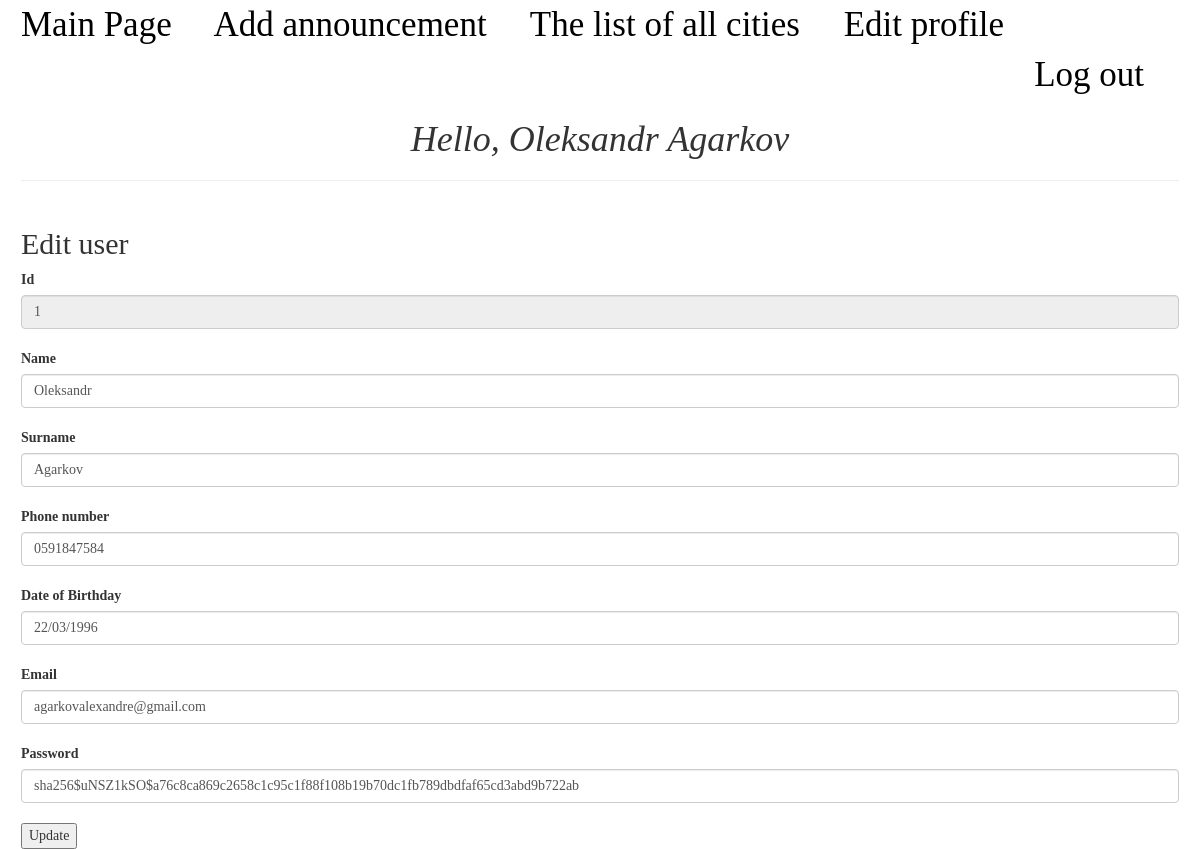
Page /user/edit/1 (signed in) on the committed database.
### models.py (models this page shows, shortened)
class Client(UserMixin, db.Model):
    __table_args__ = {'extend_existing': True}
    id = db.Column(db.INTEGER, primary_key=True)
    name = db.Column(db.String(50), nullable=False)
    surname = db.Column(db.String(50), nullable=False)
    phone_number = db.Column(db.String(5), nullable=False, unique=False)
    birthday = db.Column(db.String(11), nullable=False)
    email = db.Column(db.String, nullable=False, unique=False)
    password = db.Column(db.INTEGER, nullable=False)

### app.py (the view, shortened to what this page needs)
@app.route('/user/edit/<int:id>', methods=['GET', 'POST'])
@login_required
def editUser(id):
    if (request.method == "GET"):
        user = models.getUserByid(id)
        if (current_user.id == user.id):
            return render_template('editUser.html')
        else:
            return "Not permitted"

### auth.py (called while the page is built)
@login_manager.user_loader
def load_user(user_id):
    return models.Client.query.get(user_id)

### models.py (called while the page is built)
def getUserByid(id):
    return Client.query.get(id)

### templates/editUser.html (shortened to what this page needs)
{% extends 'base.html' %}
{% block body %}
    <h2>Edit user</h2>
    <div class="form-row">
        <form action="/user/edit/{{current_user.id}}" method="post">
            <label for="id">Id</label>
            <input class="form-control" type="number" name="id" id="id" value="{{ current_user.id }}" readonly>
            <br>
            <label for="name">Name</label>
            <input class="form-control" type="text" name="name" id="name" value="{{ current_user.name }}" required>
            <br>
            <label for="surname">Surname</label>
            <input class="form-control" type="text" name="surname" id="surname"
                   value="{{ current_user.surname }}" required>
            <br>
            <label for="phone_number">Phone number</label>
            <input class="form-control" type="text" name="phone_number" id="phone_number" value="{{ current_user.phone_number }}" required>
            <br>
            <label for="birthday">Date of Birthday</label>
            <input class="form-control" type="text" name="birthday" id="birthday" value={{ current_user.birthday }} required>
            <br>
            <label for="email">Email</label>
            <input class="form-control" type="email" name="email" id="email" value="{{ current_user.email }}" required>
            <br>
            <label for="password">Password</label>
            <input class="form-control" type="text" name="password" id="password" value="{{ current_user.password }}" required>
            <br>
            <input type="submit" value="Update">
        </form>
    </div>
{% endblock %}

### templates/base.html (shortened to what this page needs)
<!DOCTYPE html>
<html lang="en">
<head>
    <link rel="stylesheet" type="text/css" href="{{ url_for('static', filename='../static/css/main.css') }}">
    <link rel="stylesheet" href="https://maxcdn.bootstrapcdn.com/bootstrap/3.4.1/css/bootstrap.min.css">
</head>
<body>
<div class="fullBody">
    <div class="menu">
        <a href="{{ url_for('index') }}">Main Page</a>
        {% if current_user.is_authenticated %}
            <a href="{{ url_for('addAnnouncement') }}">Add announcement</a>
        {% else %}
            <a href="{{ url_for('login') }}">Your need to login or sign up for create an annnouncement</a>
        {% endif %}
        <a href="{{ url_for('allCities') }}">The list of all cities</a>
        {% if current_user.is_authenticated %}
            <a href=" {{ url_for('editUser' , id = current_user.id) }}  ">Edit profile</a>
        {% endif %}
        <div class="auth">
            {% if current_user.is_authenticated %}
                <a href=" {{ url_for('logout') }}">Log out</a>
            {% endif %}
        </div>
        {% if current_user.is_authenticated %}
            <h1>Hello, {{ current_user.name + " " + current_user.surname }}</h1>
        {% endif %}
        <hr>
    </div>
    {% block body %}
    {% endblock %}
</div>
</body>
</html>

### static/css/main.css (style rules this page uses)
.fullBody { font-family: Times New Roman; margin-left: 1.5em; margin-right: 1.5em; }
.auth { text-align: right; }
h1 { text-align: center; font-style: italic; color: cornflowerblue; }
.menu { display: inline-block; font-size: 2.5em; width: 100%; }
.menu a { margin-right: 1em; color: black; }

### rows in the picture
Client: name+surname "Oleksandr Agarkov", id "1", name "Oleksandr", surname "Agarkov", phone_number "0591847584", birthday "22/03/1996", email "agarkovalexandre@gmail.com", password "sha256$uNSZ1kSO$a76c8ca869c2658c1c95c1f88f108b19b70dc1fb789dbdfaf65cd3abd9b722ab"
